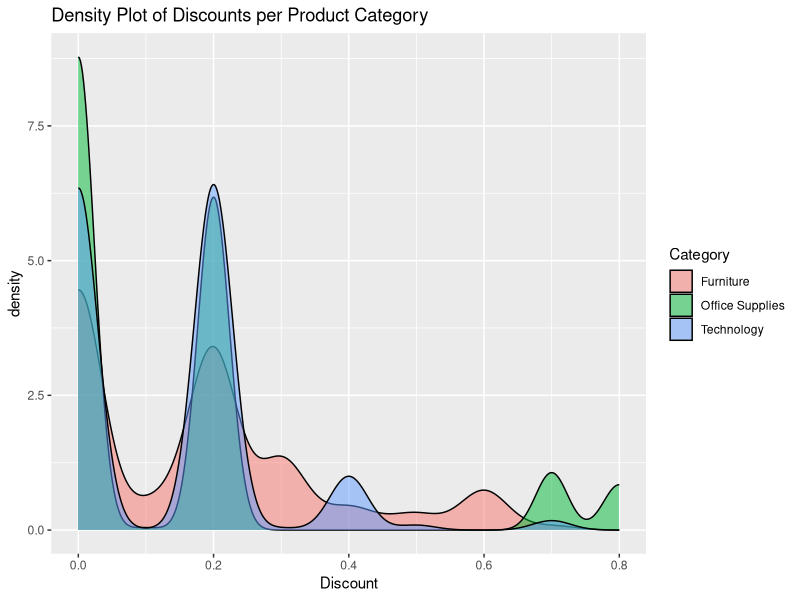
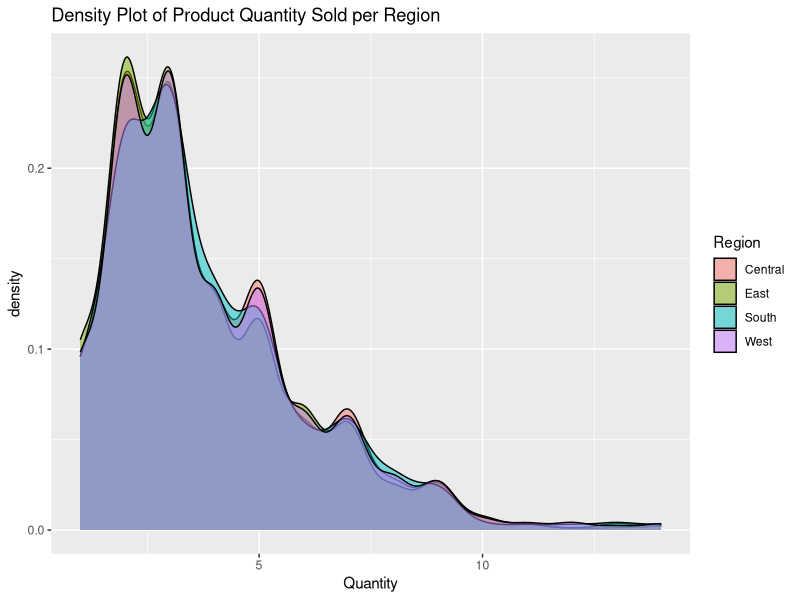
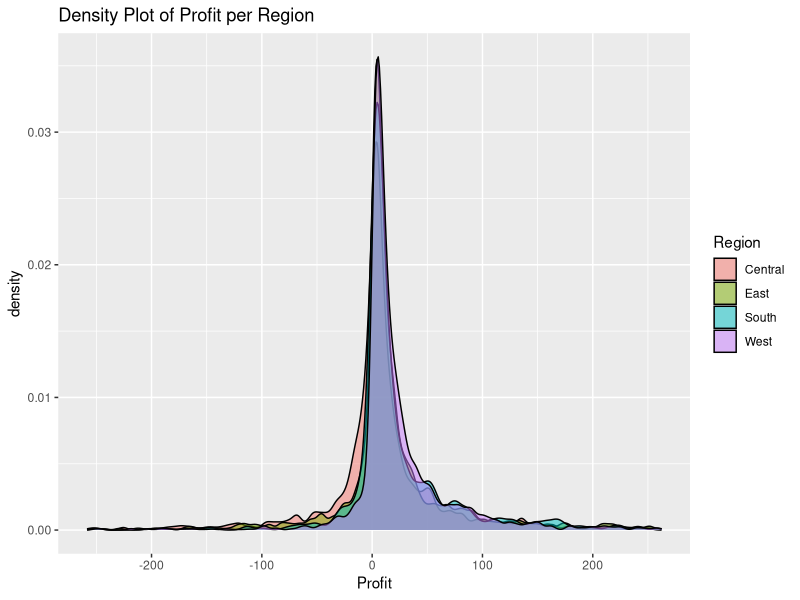
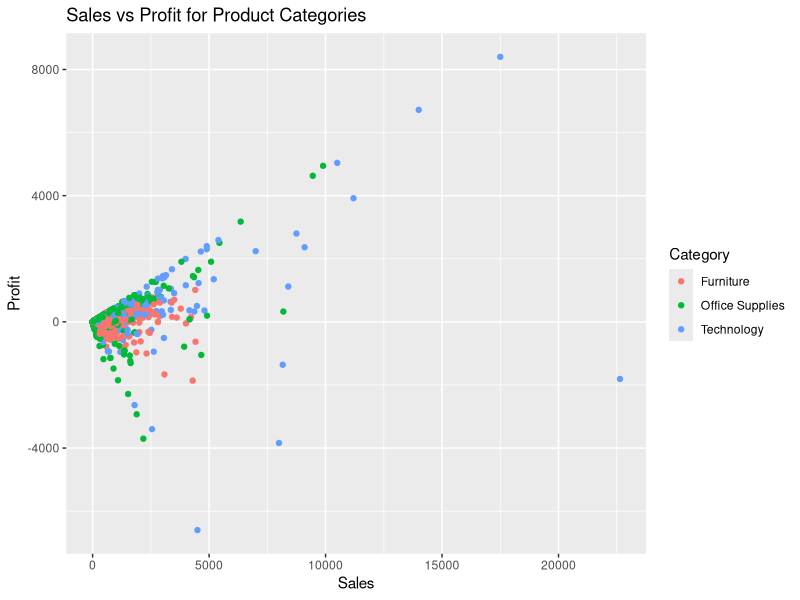
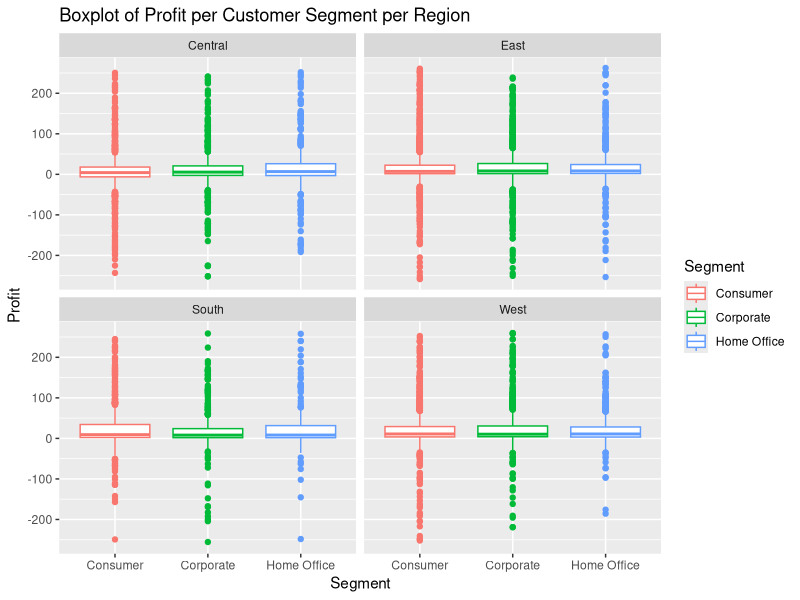
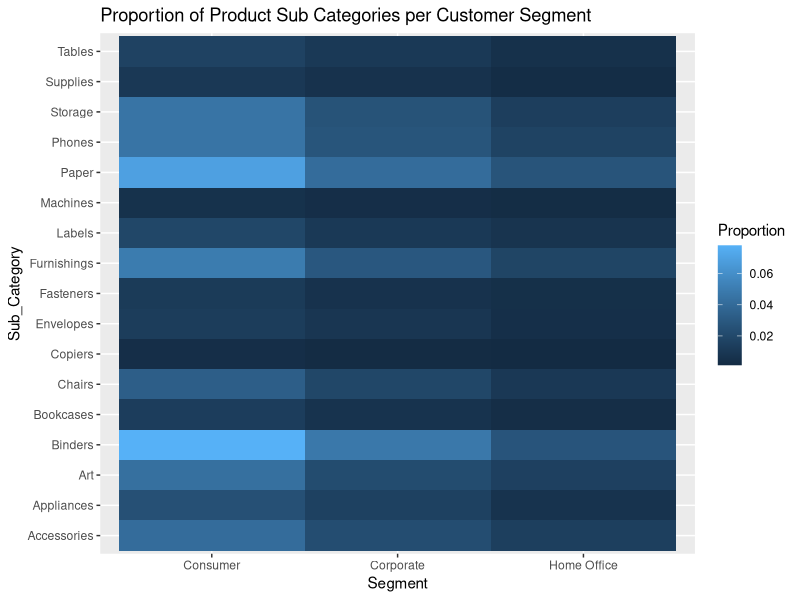

Write the R code that produced these figures, in order.
## ---- chunk 1
# Load libraries
library(tidyverse)
library(readxl)
## ---- chunk 2
superstore <- read_excel("US Superstore data.xls", sheet = 1,
                         col_names = c("Row_ID", "Order_ID", "Order_Date",
                                       "Ship_Date", "Ship_Mode", "Customer_ID",
                                       "Customer_Name", "Segment", "Country",
                                       "City", "State", "Postal_Code",
                                       "Region", "Product_ID", "Category",
                                       "Sub_Category", "Product_Name", "Sales",
                                       "Quantity", "Discount", "Profit"),
                         col_types = c("numeric", "text", "date", "date",
                                       "text", "text", "text", "text", "text",
                                       "text", "text", "text", "text", "text",
                                       "text", "text", "text", "numeric",
                                       "numeric", "numeric", "numeric"),
                         skip = 1
)
superstore
## ---- chunk 3
# Add up the number of missing values per column.
colSums(is.na(superstore))
## ---- chunk 4
# One-Way Contingency Table for Row ID
superstore |>
  group_by(Row_ID) |>
  summarize(count = n())
## ---- chunk 5
# One-Way Contingency Table  for Order ID
superstore |>
  group_by(Order_ID) |>
  summarize(count = n())
## ---- chunk 6
# One-Way Contingency Table for Order Date
superstore |>
  group_by(Order_Date) |>
  summarize(count = n())
## ---- chunk 7
# One-Way Contingency Table for Ship Date
superstore |>
  group_by(Ship_Date) |>
  summarize(count = n())
## ---- chunk 8
# One-Way Contingency Table for Ship Mode
superstore |>
  group_by(Ship_Mode) |>
  summarize(count = n())
## ---- chunk 9
# One-Way Contingency Table for Customer Name
# The One-Way Contingency Table for Customer ID would look similar
superstore |>
  group_by(Customer_Name) |>
  summarize(count = n())
## ---- chunk 10
# One-Way Contingency Table for Segment
superstore |>
  group_by(Segment) |>
  summarize(count = n())
## ---- chunk 11
# One-Way Contingency Table for Country
superstore |>
  group_by(Country) |>
  summarize(count = n())
## ---- chunk 12
# One-Way Contingency Table for City
superstore |>
  group_by(City) |>
  summarize(count = n())
## ---- chunk 13
# One-Way Contingency Table for State
superstore |>
  group_by(State) |>
  summarize(count = n())
## ---- chunk 14
# One-Way Contingency Table for Postal Code
superstore |>
  group_by(Postal_Code) |>
  summarize(count = n())
## ---- chunk 15
# One-Way Contingency Table for Region
superstore |>
  group_by(Region) |>
  summarize(count = n())
## ---- chunk 16
# One-Way Contingency Table for Product Name
# The One-Way Contingency Table for Product ID would look similar
superstore |>
  group_by(Product_Name) |>
  summarize(count = n())
## ---- chunk 17
# One-Way Contingency Table for Category
superstore |>
  group_by(Category) |>
  summarize(count = n())
## ---- chunk 18
# One-Way Contingency Table for Sub Category
superstore |>
  group_by(Sub_Category) |>
  summarize(count = n())
## ---- chunk 19
# Two-Way Contingency Table
superstore |>
  group_by(Category, Sub_Category) |>
  summarize(count = n(), .groups = "drop") |>
  pivot_wider(names_from = Category, values_from = count)
## ---- chunk 20
# Two-Way Contingency Table
superstore |>
  group_by(Region, State) |>
  summarize(count = n(), .groups = "drop") |>
  pivot_wider(names_from = Region, values_from = count)
## ---- chunk 21
# Two-Way Contingency Table
superstore |>
  group_by(Ship_Mode, Segment) |>
  summarize(count = n(), .groups = "drop") |>
  pivot_wider(names_from = Ship_Mode, values_from = count)
## ---- chunk 22
# Two-Way Contingency Table
superstore |>
  group_by(Ship_Mode, Region) |>
  summarize(count = n(), .groups = "drop") |>
  pivot_wider(names_from = Ship_Mode, values_from = count)
## ---- chunk 23
# Two-Way Contingency Table
superstore |>
  group_by(Ship_Mode, Category) |>
  summarize(count = n(), .groups = "drop") |>
  pivot_wider(names_from = Ship_Mode, values_from = count)
## ---- chunk 24
# Two-Way Contingency Table
superstore |>
  group_by(Region, Segment) |>
  summarize(count = n(), .groups = "drop") |>
  pivot_wider(names_from = Region, values_from = count) 
## ---- chunk 25
# Two-Way Contingency Table
superstore |>
  group_by(Region, Category) |>
  summarize(count = n(), .groups = "drop") |>
  pivot_wider(names_from = Region, values_from = count) 
## ---- chunk 26
# Two-Way Contingency Table
superstore |>
  group_by(Category, Segment) |>
  summarize(count = n(), .groups = "drop") |>
  pivot_wider(names_from = Category, values_from = count) 
## ---- chunk 27
# Summary Statistics for Sales
summary(superstore$Sales)
paste0("Standard Deviation: ", round(sd(superstore$Sales), 3))
## ---- chunk 28
# Summary Statistics for Quantity
summary(superstore$Quantity)
paste0("Standard Deviation: ", round(sd(superstore$Quantity), 3))
## ---- chunk 29
# Summary Statistics for Discount
summary(superstore$Discount)
paste0("Standard Deviation: ", round(sd(superstore$Discount), 3))
## ---- chunk 30
# Summary Statistics for Profit
summary(superstore$Profit)
paste0("Standard Deviation: ", round(sd(superstore$Profit), 3))
## ---- chunk 31
# Numerical Summary Statistics 
superstore |>
  group_by(Region) |>
  summarize(mean_Sales = mean(Sales), 
            med_Sales = median(Sales),
            sd_Sales = sd(Sales),
            IQR_Sales = IQR(Sales))
## ---- chunk 32
# Numerical Summary Statistics 
superstore |>
  group_by(Category) |>
  summarize(mean_Profit = mean(Profit), 
            med_Profit = median(Profit),
            sd_Profit = sd(Profit),
            IQR_Profit = IQR(Profit))
## ---- chunk 33
# Numerical Summary Statistics 
superstore |>
  group_by(Ship_Mode) |>
  summarize(mean_Quantity = mean(Quantity), 
            med_Quantity = median(Quantity),
            sd_Quantity = sd(Quantity),
            IQR_Quantity = IQR(Quantity))
## ---- chunk 34
# Numerical Summary Statistics 
superstore |>
  group_by(Segment) |>
  summarize(mean_Discount = mean(Discount), 
            med_Discount = median(Discount),
            sd_Discount = sd(Discount),
            IQR_Discount = IQR(Discount))
## ---- chunk 35
ggplot(superstore, aes(Discount)) + 
  geom_density(alpha = 0.5, aes(fill = Category)) +
  labs(title = "Density Plot of Discounts per Product Category")
## ---- chunk 36
ggplot(superstore, aes(Quantity)) + 
  geom_density(alpha = 0.5, aes(fill = Region)) +
  labs(title = "Density Plot of Product Quantity Sold per Region")
## ---- chunk 37
# Filter to only show profit within one standard deviation
ggplot(superstore |> filter(abs(Profit) <= mean(Profit) + (sd(Profit))), 
       aes(Profit)) + 
  geom_density(alpha = 0.5, aes(fill = Region)) +
  labs(title = "Density Plot of Profit per Region")
## ---- chunk 38
ggplot(superstore, aes(Sales, Profit, color = Category)) +
  geom_point() +
  labs(title = "Sales vs Profit for Product Categories")
## ---- chunk 39
# Filter to only show profit within one standard deviation
ggplot(superstore |> filter(abs(Profit) <= mean(Profit) + (sd(Profit))), 
       aes(Segment, Profit, color = Segment)) +
  geom_boxplot() +
  facet_wrap(~ Region) +
  labs(title = "Boxplot of Profit per Customer Segment per Region")
## ---- chunk 40
# Find the proportion of each group
store_heat <- superstore |>
  group_by(Sub_Category, Segment) |>
  summarize(Count = n(), .groups = "drop") |>
  mutate(Proportion = Count / sum(Count))

# Create a heatmap using the proportion of each group
ggplot(store_heat, aes(Segment, Sub_Category, fill = Proportion)) +
         geom_tile() +
  labs(title = "Proportion of Product Sub Categories per Customer Segment")
